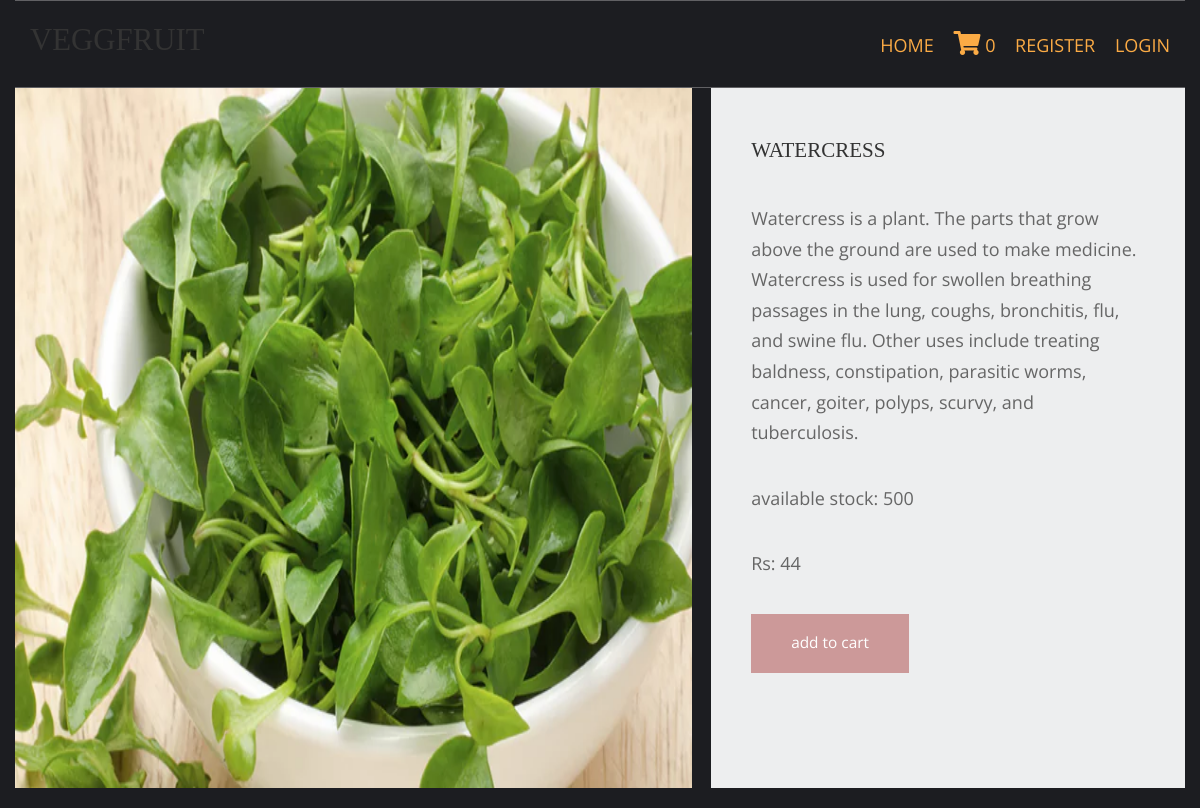
The app's page /greens/watercress/ with its own data.
### shop/models.py (models this page shows, shortened)
class products(models.Model):
    name=models.CharField(max_length=100,unique=True)
    slug=models.SlugField(max_length=100,unique=True)
    img=models.ImageField(upload_to='product')
    desc=models.TextField()
    available=models.BooleanField()
    stock=models.IntegerField()
    price=models.IntegerField()
    category=models.ForeignKey(categ,on_delete=models.CASCADE)

### shop/views.py (the view)
# urls.py: path('<slug:c_slug>/<slug:product_slug>/',views.prodDetails,name='details'),
def prodDetails(request,c_slug,product_slug):
    try:
        prod=products.objects.get(category__slug=c_slug,slug=product_slug)
    except Exception as e:
        raise e
    return render(request,'item.html',{'pr':prod})

### cart/context_processor.py (called while the page is built)
def count(request):
    item_count=0
    if 'admin' in request.path:
        return {}
    else:
        try:
            ct=cartlist.objects.filter(cart_id=c_id(request))
            cti=items.objects.filter(cart=ct[:1])
            for c in cti:
                item_count+=c.quan
        except cartlist.DoesNotExist:
            item_count=0
        return dict(itc=item_count)

### cart/views.py (called while the page is built)
def c_id(request):
    ct_id=request.session.session_key
    if not ct_id:
        ct_id=request.session.create()
    return c_id

### templates/item.html (shortened to what this page needs)
{% extends 'base.html' %}
{% load static %}
{% block content %}
<!DOCTYPE html>
<html lang="en">
<head>
    <link href="{% static 'pr/css/templatemo-comparto.css' %}" rel="stylesheet" />
    <link href="{% static 'pr/css/templatemo-comparto.css' %}" rel="stylesheet" />
</head>
<body>
        <section class="tm-mb-1" id="about">
            <div class="tm-row tm-about-row">
                <div class="tm-section-1-l">
                    <img src="{{pr.img.url}}" alt="About image" style="height: 700px;width: 900px;" class="tm-img-responsive">
                </div>
                <article class="tm-section-1-r tm-bg-color-8">
                    <h2 class="tm-mb-2 tm-title-color">{{pr.name}}</h2>
                    <p>{{pr.desc}}.</p>
                    <p>available stock: {{pr.stock}}</p>
                    <p>Rs: {{pr.price}}</p>
                    <a href="{% url 'addcart' pr.id %}" class="tm-btn tm-btn-1 tm-link-to-services">add to cart</a>
                </article>
            </div>
        </section>
</body>
</html>
{% endblock %}

### static/hm/layout/styles/layout.css (style rules this page uses)
*, *::before, *::after { transition:all .3s ease-in-out; }
body { color:#A5A6AA; background-color:#1C1D21; }
a { color:#FBAB45; }

### static/pr/css/templatemo-comparto.css (style rules this page uses)
*, *::before, *::after { box-sizing: border-box; outline: none; }
ul, h1, h2, h3, h4, p, figure { padding: 0; margin: 0; }
body { font-family: 'Open Sans', Arial, sans-serif; font-size: 18px; overflow-x: hidden; padding-left: 15px; padding-right: 15px; margin: 0; }
h2 { font-size: 1.5rem; }
a { transition: all 0.3s ease; text-decoration: none; }
p { color: #666; line-height: 1.7; margin-bottom: 35px; }
h1, h2, h3, h4, h5, h6 { color: #333; }
.tm-mb-1 { margin-bottom: 20px; }
.tm-mb-2 { margin-bottom: 40px; }
.tm-bg-color-8 { background-color: #EDEEEF; }
.tm-img-responsive { max-width: 100%; height: auto; }
.tm-section-1-l { width: 57.85%; margin-right: 1.65%; }
.tm-section-1-r { padding: 50px 40px; width: 40.5%; }
.tm-row { display: flex; }
.tm-btn { display: inline-block; padding: 15px 40px; font-size: 1.1rem; border: none; background-color: #CC9999; color: white; }
a { color: #666; }

### static/hm/layout/styles/framework.css (style rules this page uses)
html { overflow-y:scroll; overflow-x:hidden; }
html, body { margin:0; padding:0; font-size:14px; line-height:1.6em; }
*, *::before, *::after { box-sizing:border-box; }
a { outline:none; text-decoration:none; }
img { width:auto; max-width:100%; height:auto; margin:0; padding:0; border:none; line-height:normal; vertical-align:middle; }
body, input, textarea, select { font-family:Verdana, Geneva, sans-serif; }
h1, h2, h3, h4, h5, h6, .heading { font-family:Georgia, "Times New Roman", Times, serif; }
::placeholder { opacity:1; }
h1, h2, h3, h4, h5, h6, .heading { margin:0 0 20px 0; font-size:1.4rem; line-height:normal; font-weight:normal; text-transform:uppercase; }
address, article, aside, figcaption, figure, footer, header, main, nav, section { display:block; margin:0; padding:0; }

### records on screen
products: img (picture), name "WATERCRESS", desc "Watercress is a plant. The parts that grow above the ground are used to make medicine. Watercress is used for swollen breathing passages in the lung, coughs, bronchitis, flu, and swine flu. Other uses include treating baldness, constipation, parasitic worms, cancer, goiter, polyps, scurvy, and tuberculosis", stock "500", price "44"

### other values on screen
{{ itc }} "0"
